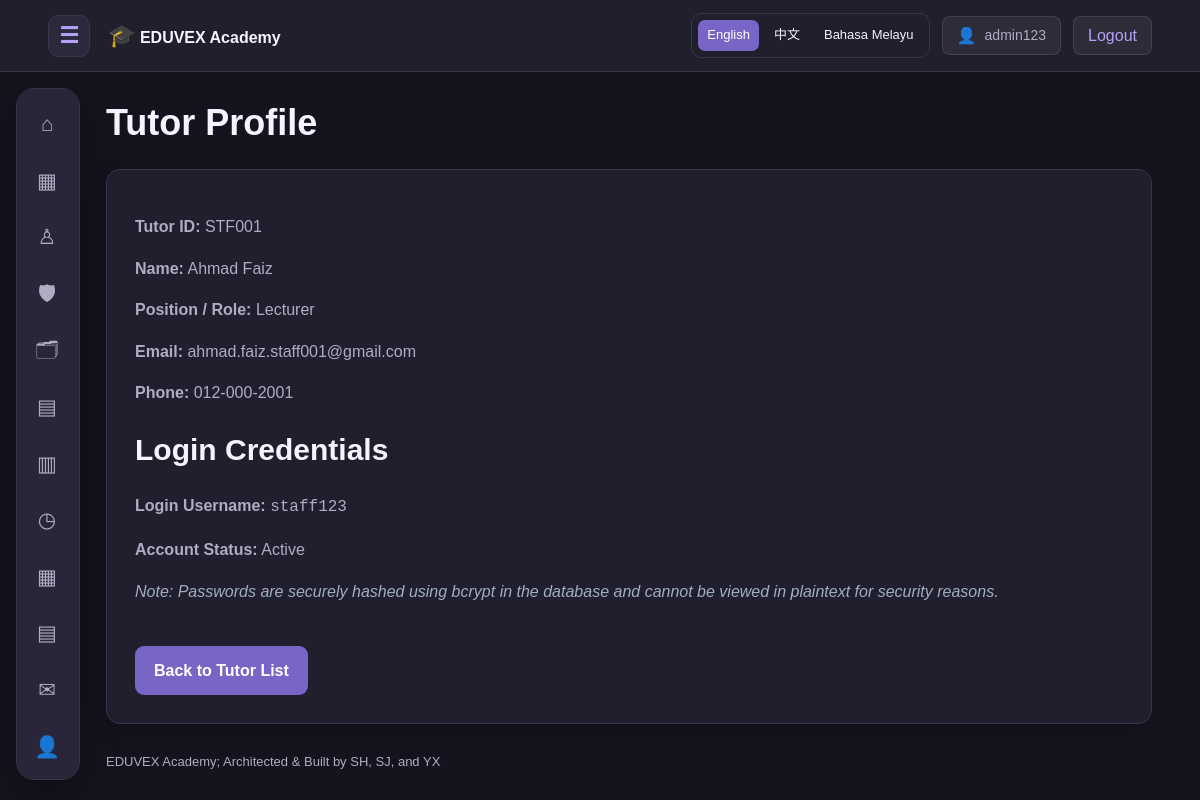
Page /tutor_management/view_tutor.php?id=STF001 (signed in) on the committed database.
### tables this page shows
CREATE TABLE IF NOT EXISTS user_accounts (
    user_id BIGINT UNSIGNED AUTO_INCREMENT PRIMARY KEY,
    username VARCHAR(100) NOT NULL UNIQUE,
    email VARCHAR(180) NOT NULL UNIQUE,
    password_hash VARCHAR(255) NOT NULL,

    role ENUM(
        'admin',
        'staff',
        'student'
    ) NOT NULL,

    admin_id VARCHAR(12) UNIQUE NULL,
    staff_id VARCHAR(12) UNIQUE NULL,
    student_id VARCHAR(12) UNIQUE NULL,

    preferred_language VARCHAR(10) DEFAULT 'en',
    profile_image VARCHAR(255) DEFAULT NULL,
    is_active TINYINT(1) DEFAULT 1,
    created_at TIMESTAMP DEFAULT CURRENT_TIMESTAMP
);

CREATE TABLE IF NOT EXISTS staff (
    staff_id VARCHAR(12) PRIMARY KEY,
    staff_name VARCHAR(120) NOT NULL,
    staff_email VARCHAR(180) UNIQUE,
    staff_phone_number VARCHAR(30),
    staff_role VARCHAR(60)
);

### includes/functions.php (called while the page is built, shortened)
<?php
function h(mixed $value): string {
    return htmlspecialchars(
        (string)($value ?? ''),
        ENT_QUOTES | ENT_SUBSTITUTE,
        'UTF-8'
    );
}
function url(string $path = ''): string {
    return BASE_URL . '/' . ltrim($path, '/');
}

### tutor_management/view_tutor.php (the view, shortened to what this page needs)
<?php
require_once __DIR__ . '/../config/database.php';
$id = trim($_GET['id'] ?? '');
$stmt = $pdo->prepare("
    SELECT st.*,
           u.username, u.is_active
    FROM staff st
    LEFT JOIN user_accounts u ON u.staff_id = st.staff_id
    WHERE st.staff_id = ?
");
$stmt->execute([$id]);
$tutor = $stmt->fetch();
require __DIR__ . '/../includes/header.php';
?>
<h1>Tutor Profile</h1>
<section class="panel">
    <p><strong>Tutor ID:</strong>
        <?= h($tutor['staff_id']) ?></p>
    <p><strong>Name:</strong>
        <?= h($tutor['staff_name']) ?></p>
    <p><strong>Position / Role:</strong>
        <?= h($tutor['staff_role']) ?></p>
    <p><strong>Email:</strong>
        <?= h($tutor['staff_email']) ?></p>
    <p><strong>Phone:</strong>
        <?= h($tutor['staff_phone_number']) ?></p>
    <h2>Login Credentials</h2>
    <p><strong>Login Username:</strong>
        <code><?= h($tutor['username'] ?? 'No Login Account Assigned') ?></code></p>
    <p><strong>Account Status:</strong>
        <?php
        if ($tutor['is_active'] === null) {
            echo 'No Account';
        } else {
            echo $tutor['is_active'] ? 'Active' : 'Inactive';
        }
        ?>
    </p>
    <p class="att-small" style="color: #a0aec0;">
        <em>Note: Passwords are securely hashed using bcrypt in the database and cannot be viewed in plaintext for security reasons.</em>
    </p>
    <br>
    <a class="button" href="<?= h(url('tutor_management/index.php')) ?>">
        Back to Tutor List
    </a>
</section>
<?php require __DIR__ . '/../includes/footer.php'; ?>

### assets/css/style.css (style rules this page uses)
:root { color-scheme: dark; --bg: #15141E; --surface: #211F2D; --surface2: #292638; --line: #39344E; --accent: #B4A0F7; --accent-dark: #7965C5; --text: #F5F3FF; --muted: #B0ACC3; --nav-width: 64px; --header-height: 72px; }
* { box-sizing: border-box; }
html { scroll-behavior: smooth; scroll-padding-top: 90px; }
body { margin: 0; background: var(--bg); color: var(--text); font-family: Arial, Helvetica, sans-serif; font-size: 16px; line-height: 1.6; }
a { color: var(--accent); text-decoration: none; }
h1, h2, h3 { line-height: 1.25; }
h1 { font-size: clamp(28px, 3vw, 40px); }
h2 { font-size: clamp(23px, 2.5vw, 32px); }
p { color: var(--muted); }
.panel { background: var(--surface); border: 1px solid var(--line); border-radius: 14px; padding: 28px; box-shadow: 0 8px 24px rgba(0,0,0,0.15); }
button, .button { display: inline-block; padding: 11px 18px; border: 1px solid transparent; border-radius: 9px; background: var(--accent-dark); color: #FFFFFF; font-weight: 600; text-decoration: none; }

### includes/site_language.php (style rules this page uses)
body { top: 0 !important; }

### rows in the picture
user_accounts: staff.staff_id "STF001", staff.staff_name "Ahmad Faiz", staff.staff_role "Lecturer", staff.staff_email "ahmad.faiz.staff001@gmail.com", staff.staff_phone_number "012-000-2001", username "staff123"

### other values in the picture
$account['username'] "admin123"
$symbol "⌂"
$symbol "▦"
$symbol "♙"
$symbol "🛡"
$symbol "🗂"
$symbol "▤"
$symbol "▥"
$symbol "◷"
$symbol "✉"
$symbol "👤"
$name "English"
$name "中文"
$name "Bahasa Melayu"
